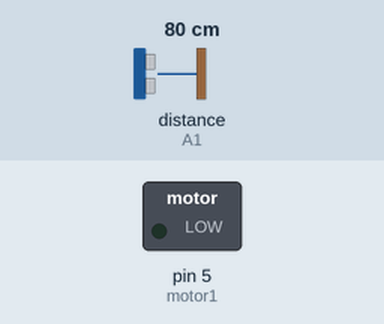
This sketch was run on a simulated Arduino Uno, built with avr-gcc and run on an emulated ATmega328P. Shown: switched loads named in the sketch (green lamp = pin HIGH). Wiring (inferred from the names in the program): ultrasonic range finder: trigger A0; echo A1. The test bench sets the inputs (shaded band); at power-on: distance to the obstacle (sensor on A1) 80 cm. The echo pulse lasts 58.3 µs per cm; pins used as bus, display or sensor lines are not drawn.

Above: at 1.2 s.
1.3 s: distance to the obstacle (sensor on A1) set to 7 cm
2.8 s: distance to the obstacle (sensor on A1) set to 4 cm
At 3.8 s:
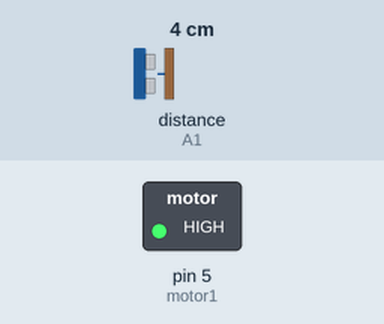
4.3 s: distance to the obstacle (sensor on A1) set to 9 cm
At 4.9 s:
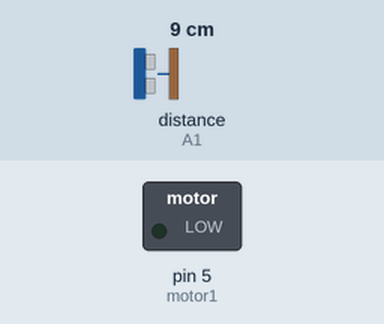
5.8 s: distance to the obstacle (sensor on A1) set to 2 cm
At 6.1 s:
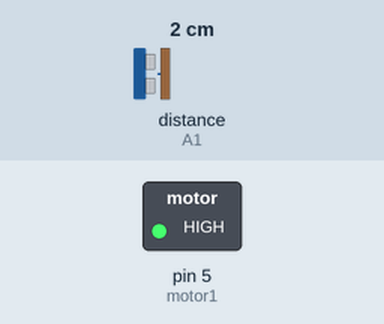
Timing chart, 0 to 8.3 s (numbered marks = the images above; inputs shaded):
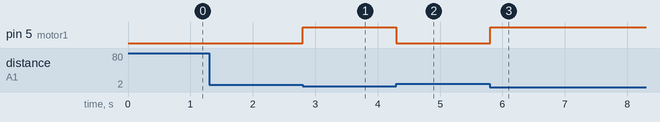

The sketch:

motor_sonar.ino
```cpp
#define trigPin2 A0
#define echoPin2 A1
#define motor1 5
#define ledpin 13
long duration;
int distance;
void setup() {
  pinMode(trigPin2, OUTPUT);
  pinMode(echoPin2, INPUT);
  pinMode(motor1, OUTPUT);

}

void loop() {
  digitalWrite(trigPin2, LOW);
  delayMicroseconds(2);
  digitalWrite(trigPin2, HIGH);
  delayMicroseconds(10);
  digitalWrite(trigPin2, LOW);
  duration = pulseIn(echoPin2, HIGH);
  distance = (duration/2) / 29.1;

if (distance <=5)

{
digitalWrite(motor1,HIGH);
digitalWrite(ledpin,HIGH);
} else
{
digitalWrite(motor1,LOW);
digitalWrite(ledpin,LOW);
}
}
```

Measured:
- the behaviour switches between 6 and 5 cm on distance to the obstacle (sensor on A1) (found by bisection; images 0 and 1)
- after the input at 1.3 s, every drawn part: stays the same
- after the input at 2.8 s, pin 5 (motor1): LOW → HIGH at once
- after the input at 4.3 s, pin 5 (motor1): HIGH → LOW at once
- after the input at 5.8 s, pin 5 (motor1): LOW → HIGH at once
